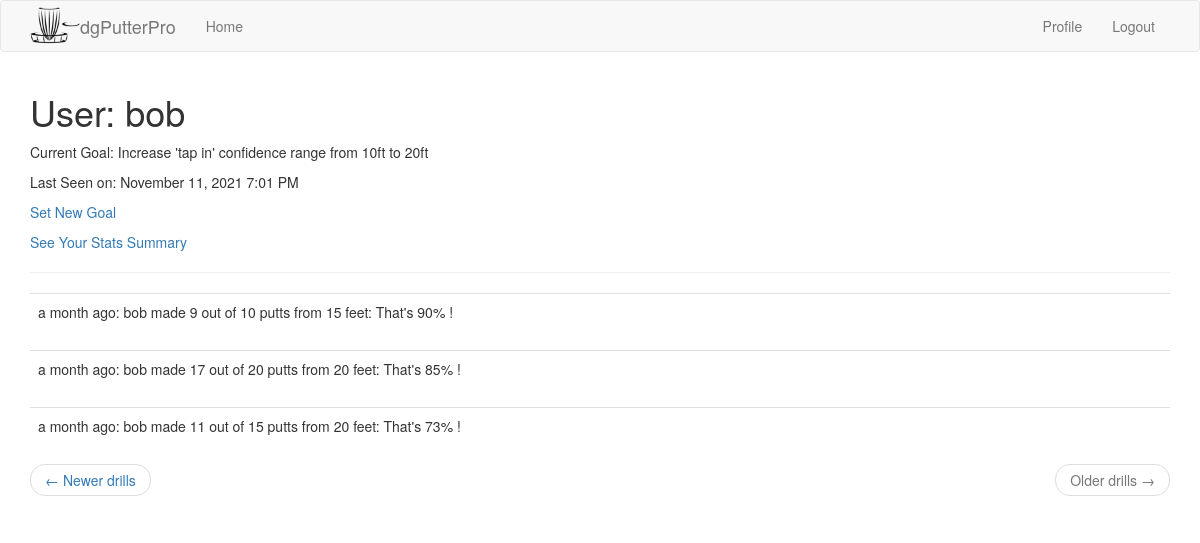
/user/bob?page=2 (signed in), run on an earlier commit of the app's database.
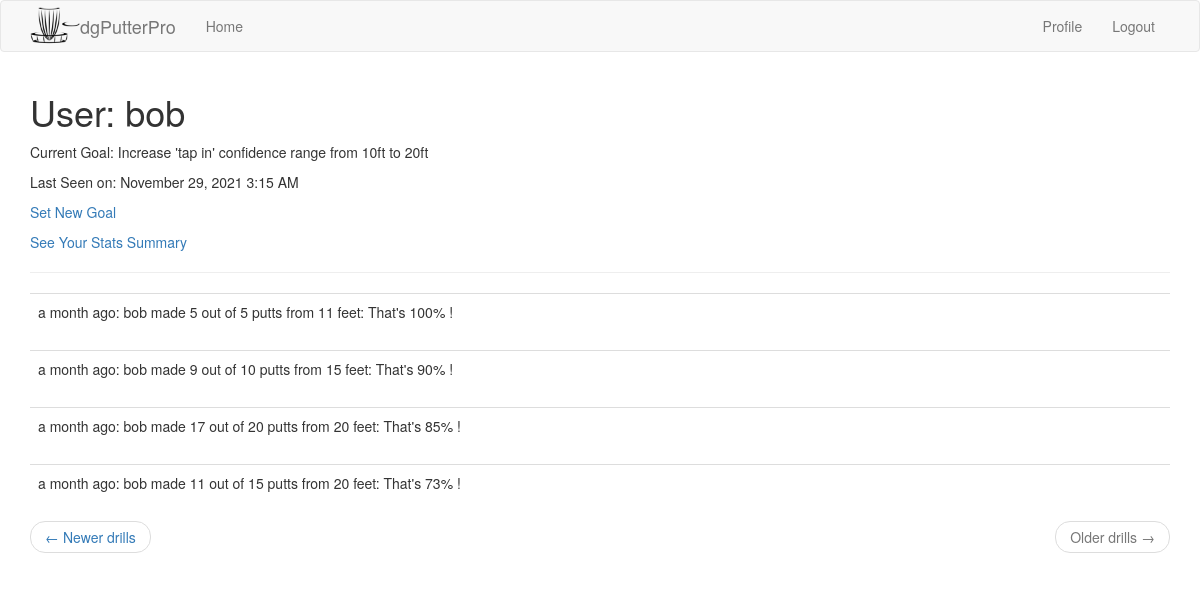
And on a later commit of the database.
### app/models.py (models this page shows, shortened)
class User(UserMixin, db.Model):
    id = db.Column(db.Integer, primary_key=True)
    username = db.Column(db.String(64), index=True, unique=True)
    email = db.Column(db.String(120), index=True, unique=True)
    password_hash = db.Column(db.String(128))
    drills = db.relationship('Drill', backref='user', lazy='dynamic')
    current_goal = db.Column(db.String(140))
    last_seen = db.Column(db.DateTime, default=datetime.utcnow)

class Drill(db.Model):
    id = db.Column(db.Integer, primary_key=True)
    user_id = db.Column(db.Integer, db.ForeignKey('user.id'))
    timestamp = db.Column(db.DateTime, index=True, default=datetime.utcnow)
    putt_distance = db.Column(db.Integer)
    number_attempts = db.Column(db.Integer)
    number_putts_made = db.Column(db.Integer)
    CheckConstraint(number_putts_made <= number_attempts)

### app/main/routes.py (the view)
@bp.route('/user/<username>')
@login_required
def user(username):
    user = User.query.filter_by(username=username).first_or_404()
    page = request.args.get('page', 1, type=int)
    drills = user.drills.order_by(Drill.timestamp.desc()).paginate(page, current_app.config['DRILLS_PER_PAGE'], False)
    next_url = url_for('main.user', username=user.username, page=drills.next_num) \
        if drills.has_next else None
    prev_url = url_for('main.user', username=user.username, page=drills.prev_num) \
        if drills.has_prev else None
    return render_template('user.html', user=user, drills=drills.items, next_url=next_url, prev_url=prev_url)

### app/main/routes.py (called while the page is built)
@bp.before_app_request
def before_request():
    if current_user.is_authenticated:
        current_user.last_seen = datetime.utcnow()
        db.session.commit()

### app/models.py (called while the page is built)
@login.user_loader
def load_user(id):
    return User.query.get(int(id))

### app/templates/user.html
{% extends "base.html" %}
{% block app_content %}
    <h1>User: {{ user.username }}</h1>
    {% if user.current_goal %}<p>Current Goal: {{ user.current_goal }}</p>{% endif %}
    {% if user.last_seen %}
        <p>Last Seen on: {{ moment(user.last_seen).format('LLL') }}</p>
    {% endif %}
    {% if user == current_user %}
        <p><a href="{{ url_for('main.edit_goal') }}">Set New Goal</a> </p>
        <p><a href="{{ url_for('main.stats', username=current_user.username) }}">See Your Stats Summary</a></p>
    {% endif %}
    <hr>
    {% for drill in drills %}
        {% include '_drill.html' %}
    {% endfor %}
    <nav aria-label="...">
        <ul class="pager">
            <li class="previous{% if not prev_url %} disabled{% endif %}">
                <a href="{{ prev_url or '#' }}">
                    <span aria-hidden="true">&larr;</span> Newer drills
                </a>
            </li>
            <li class="next{% if not next_url %} disabled{% endif %}">
                <a href="{{ next_url or '#' }}">
                    Older drills <span aria-hidden="true">&rarr;</span>
                </a>
            </li>
        </ul>
    </nav>
{% endblock %}

### app/templates/_drill.html
<table class="table table-hover">
    <tr valign="top">
        <td>
            {{ moment(drill.timestamp).fromNow() }}: {{ drill.user.username }} made {{ drill.number_putts_made }}
            out of {{ drill.number_attempts }} putts
            from {{ drill.putt_distance }} feet:
            That's {{ (drill.number_putts_made / drill.number_attempts * 100) |round|int}}% !
        </td>
    </tr>
</table>

What changed in the data, as far as the page shows it:
changed User "bob": last_seen "November 11, 2021 7:01 PM" → "November 29, 2021 3:15 AM"
now on this page (row unchanged): Drill: timestamp "a month ago", user.username "bob", number_putts_made "5", number_attempts "5", putt_distance "11", number_putts_made+number_attempts "100"
